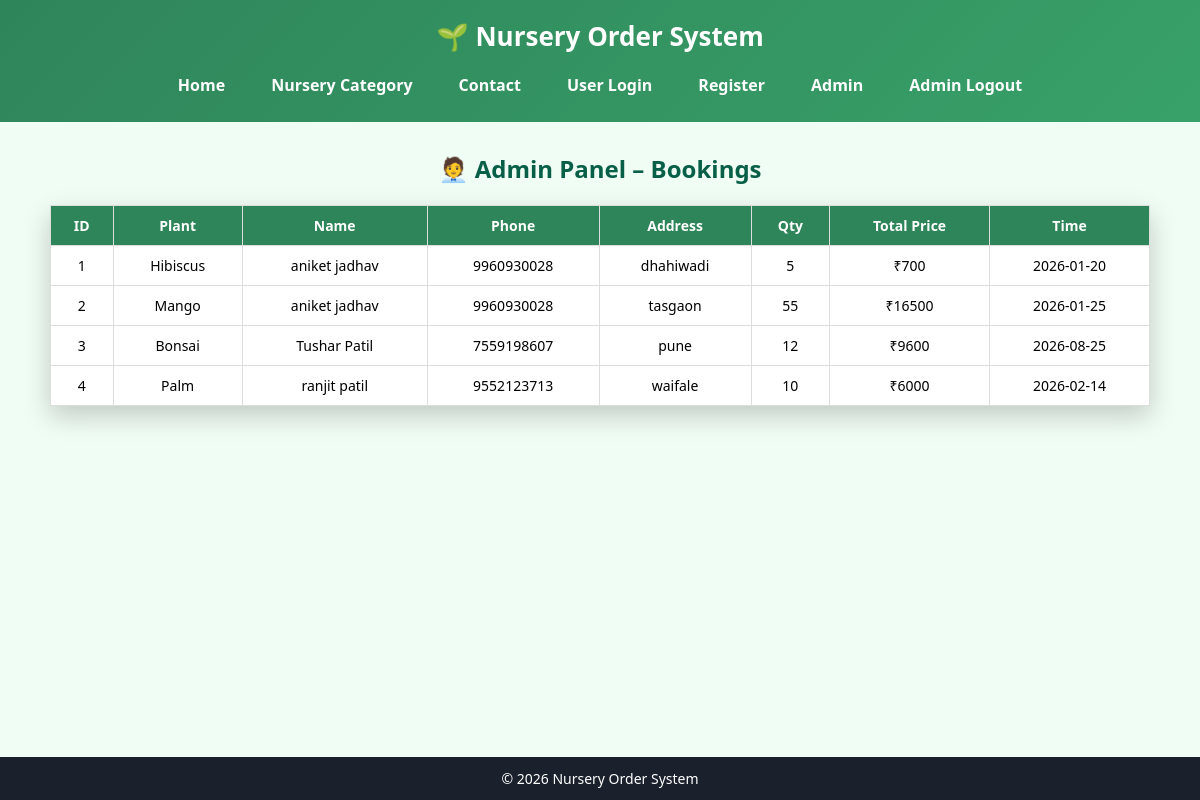
Page /admin (signed in) on the committed database.
### tables this page shows
CREATE TABLE bookings (
    id INTEGER PRIMARY KEY AUTOINCREMENT,
    plant_name TEXT,
    user_name TEXT,
    phone TEXT,
    address TEXT,
    quantity INTEGER,
    total_price INTEGER,
    date TEXT,
    time TEXT
);

### app.py (the view)
@app.route("/admin")
def admin():
    if not session.get("admin"):
        return redirect("/admin-login")
    con = db()
    cur = con.cursor()
    cur.execute("SELECT * FROM bookings")
    bookings = cur.fetchall()
    con.close()
    return render_template("admin.html", bookings=bookings)

### app.py (called while the page is built)
def db():
    return sqlite3.connect("database.db")

### templates/admin.html (shortened to what this page needs)
{% extends "base.html" %}
{% block content %}
<link rel="stylesheet" href="{{ url_for('static', filename='admin.css') }}">
<h2 style="text-align:center;">🧑‍💼 Admin Panel – Bookings</h2>
<table border="1" cellpadding="10" cellspacing="0" style="margin:auto; background:white;">
    <tr style="background:#2f855a; color:white;">
        <th>ID</th>
        <th>Plant</th>
        <th>Name</th>
        <th>Phone</th>
        <th>Address</th>
        <th>Qty</th>
        <th>Total Price</th>
        <th>Time</th>
    </tr>
    {% for b in bookings %}
    <tr>
        <td>{{ b[0] }}</td>
        <td>{{ b[1] }}</td>
        <td>{{ b[2] }}</td>
        <td>{{ b[3] }}</td>
        <td>{{ b[4] }}</td>
        <td>{{ b[5] }}</td>
        <td>₹{{ b[6] }}</td>
        <td>{{ b[7] }}</td>
    </tr>
    {% endfor %}
</table>
{% endblock %}

### static/style.css (style rules this page uses)
* { margin: 0; padding: 0; box-sizing: border-box; font-family: "Segoe UI", Arial, sans-serif; }
body { background: #f0fdf4; min-height: 100vh; display: flex; flex-direction: column; }
h2 { text-align: center; margin-bottom: 20px; }

### static/admin.css (style rules this page uses)
h2 { text-align: center; margin-bottom: 20px; color: #065f46; }
table { width: 100%; max-width: 1100px; margin: auto; border-collapse: collapse; background: white; box-shadow: 0 10px 25px rgba(0, 0, 0, 0.2); }
table th, table td { padding: 10px; border: 1px solid #ddd; text-align: center; font-size: 14px; }
table th { background: #2f855a; color: white; }

### rows in the picture
bookings: id "1", plant_name "Hibiscus", user_name "aniket jadhav", phone "9960930028", address "dhahiwadi", quantity "5", total_price "700", date "2026-01-20"
bookings: id "2", plant_name "Mango", user_name "aniket jadhav", phone "9960930028", address "tasgaon", quantity "55", total_price "16500", date "2026-01-25"
bookings: id "3", plant_name "Bonsai", user_name "Tushar Patil", phone "7559198607", address "pune", quantity "12", total_price "9600", date "2026-08-25"
bookings: id "4", plant_name "Palm", user_name "ranjit patil", phone "9552123713", address "waifale", quantity "10", total_price "6000", date "2026-02-14"
